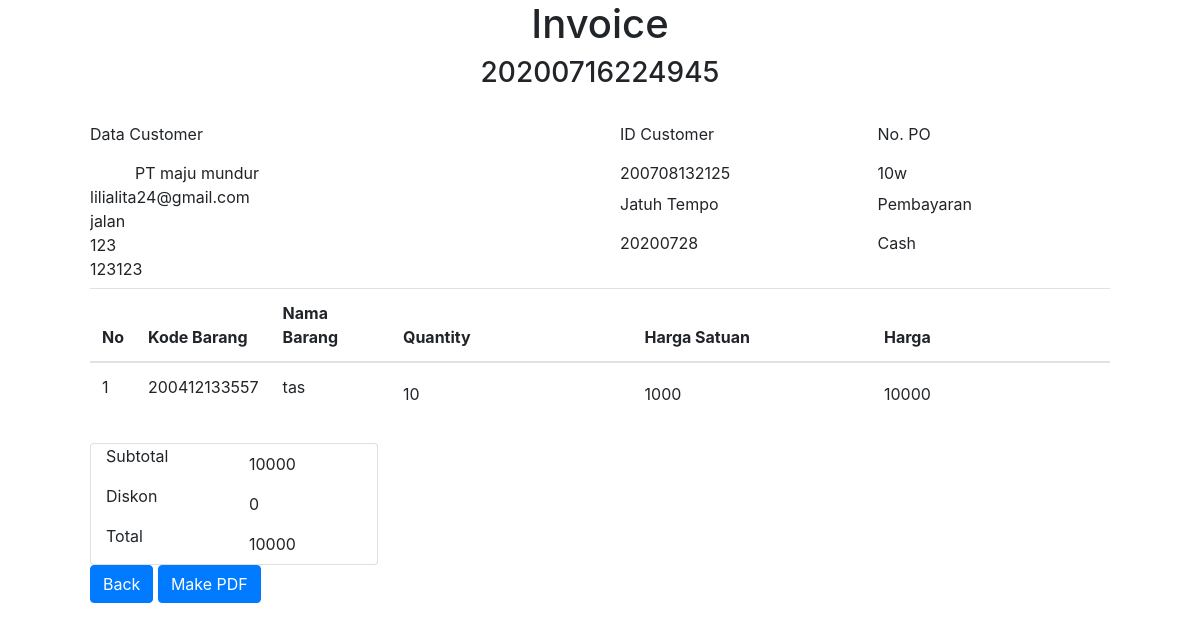
The app's page /transaksidetail.php?idtransaksi=20200716224945, older data.
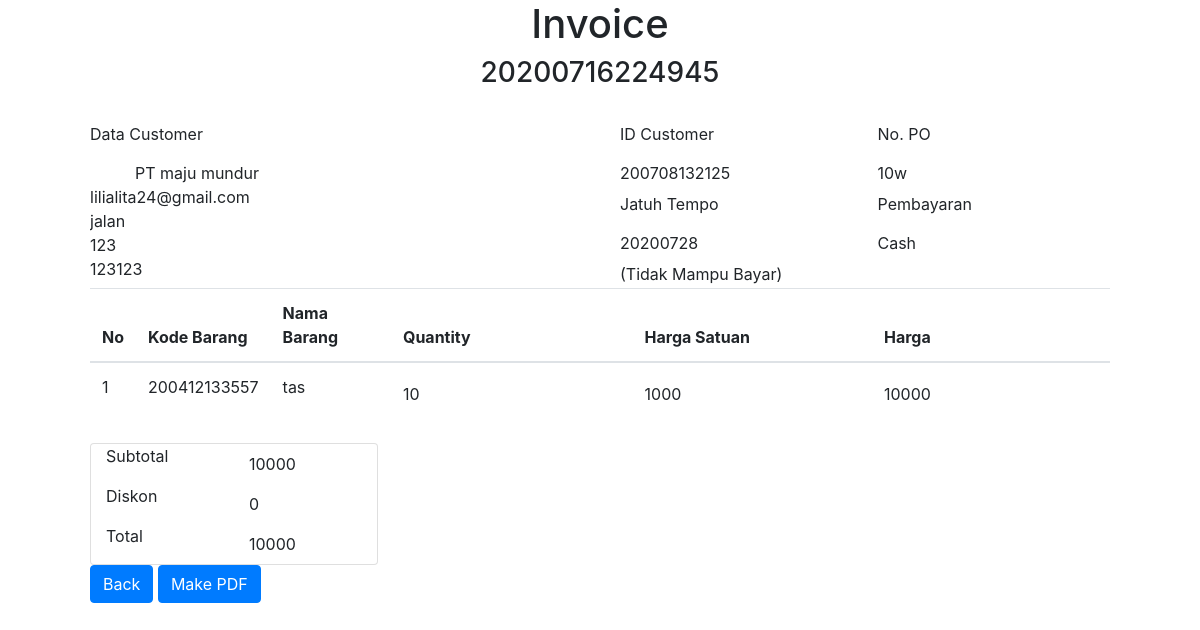
The same page, newer data.
### tables this page shows
CREATE TABLE `transaksi` (
  `idtransaksi` varchar(14) NOT NULL,
  `idcustomer` varchar(12) NOT NULL,
  `jatuhtempo` varchar(14) NOT NULL,
  `nopo` varchar(12) NOT NULL,
  `pembayaran` varchar(6) NOT NULL,
  `produk` text NOT NULL,
  `subtotal` int(11) NOT NULL,
  `diskon` int(11) NOT NULL,
  `status` int(1) NOT NULL
);

### transaksidetail.php (the view, shortened to what the changed rows need)
<!doctype html>
<html lang="en">
  <head>
    <link rel="stylesheet" href="css/bootstrap.min.css">
  </head>
  <body>
	<div class="container" style="padding-left:5%; padding-right:5%;">
	<center><h1>Invoice</h1></center>
    <?php
        require('config.php');
        if( isset($_GET["idtransaksi"]) ){
            $idtransaksi = $_GET["idtransaksi"];
            $con = new mysqli($host, $dbid, $dbpass, $dbname);
            $stmt = $con->prepare( "SELECT * FROM transaksi Where idtransaksi = ? " );
            $stmt->bind_param("s", $idtransaksi ); $stmt->execute();
            $result = $stmt->get_result();
            while($row = mysqli_fetch_assoc($result)) {
                $idcustomer = strval($row["idcustomer"]);
                $jatuhtempo = $row["jatuhtempo"];
                $nopo = $row["nopo"];
                $pembayaran = $row["pembayaran"];
                $produk = json_decode( $row["produk"] );
                $subtotal = $row["subtotal"];
                $diskon = $row["diskon"];
				$status = ""; if($row["status"] == 2){$status = "(Tidak Mampu Bayar)";}
            }
        }else{
            echo "<script language='javascript'>alert('ID tidak ditemukan');window.location.href = 'index.php';</script>";
        }
    ?>
    <div class="form-row">
        <div class="col-3">
          <div class="col">
            <label for="exampleInputText">ID Customer</label>
            <input type="number" name="jatuhtempo" id="jatuhtempo" class="form-control-plaintext" readonly value="<?php echo $idcustomer ?>"  >
          </div>
          <div class="col">
            <label for="exampleInputText">Jatuh Tempo  </label>
            <input type="number" name="jatuhtempo" id="jatuhtempo" class="form-control-plaintext" readonly value="<?php echo $jatuhtempo ?>"  >
			<?= $status;?>
		  </div>
        </div>
        <div class="col">
          <div class="col">
            <label for="exampleInputText">No. PO</label>
            <input type="text" name="nopo" id="nopo" class="form-control-plaintext" readonly value="<?php echo $nopo ?>"  >
          </div>
          <div class="col">
            <label for="exampleInputText">Pembayaran</label>
            <input type="text" name="nopo" id="nopo" class="form-control-plaintext" readonly value="<?php echo $pembayaran ?>"  >
          </div>
        </div>
    </div>
  <div class="form-group">
    <table class="table" id="tabel">
        <thead>
            <tr>
                <th scope="col">No</th>
                <th scope="col">Kode Barang</th>
                <th scope="col">Nama Barang</th>
                <th scope="col">Quantity</th>
                <th scope="col">Harga Satuan</th>
                <th scope="col">Harga</th>
            </tr>
        </thead>
        <tbody>
        <?php
        for($i=0;$i<sizeof($produk[0]);$i++){
            $j=$i+1;
            echo '
            <tr>
                <td> <p class="no" id= "no1" >'. $j .'</p> </td>
                <td>
                    '.$produk[0][$i].'
                </td>
                <td>
                    '.$produk[1][$i].'
                </td>
                <td><input type="text" class="form-control-plaintext" id= "qty1" name="qty[]" value="'.$produk[2][$i].'" readonly ></td>
                <td><input type="text" class="form-control-plaintext" id= "hargasatuan1" name="hargasatuan[]"  value="'.$produk[3][$i].'" readonly ></td>
                <td><input type="text" class="form-control-plaintext" id= "hargatotal1" name="harga[]"  value="'.$produk[4][$i].'" readonly ></td>
            </tr>
            ';
        }
        ?>
        </tbody>
    </table>
  </div>
  <div class="card justify-content-end" style="width: 18rem;">
    <div class="form-inline">
        <div class="col">
            <input type="text" class="form-control-plaintext" id="subtotal" name="subtotal" value="<?php echo $subtotal ?>" readonly>
        </div>
    </div>
    <div class="form-inline">
        <div class="col">
            <input type="number" class="form-control-plaintext" id="diskon" name="diskon" value="<?php echo $diskon ?>" readonly>
        </div>
    </div>
    <div class="form-inline">
        <div class="col">
            <input type="text" class="form-control-plaintext inputan" id="total" name="total" value="<?php echo $subtotal-$diskon ?>" readonly>
        </div>
    </div>
  </div>
</div>
  </body>
</html>

Row changes from the older to the newer data that the page shows:
changed transaksi "tas": status (not shown) → "(Tidak Mampu Bayar)"
